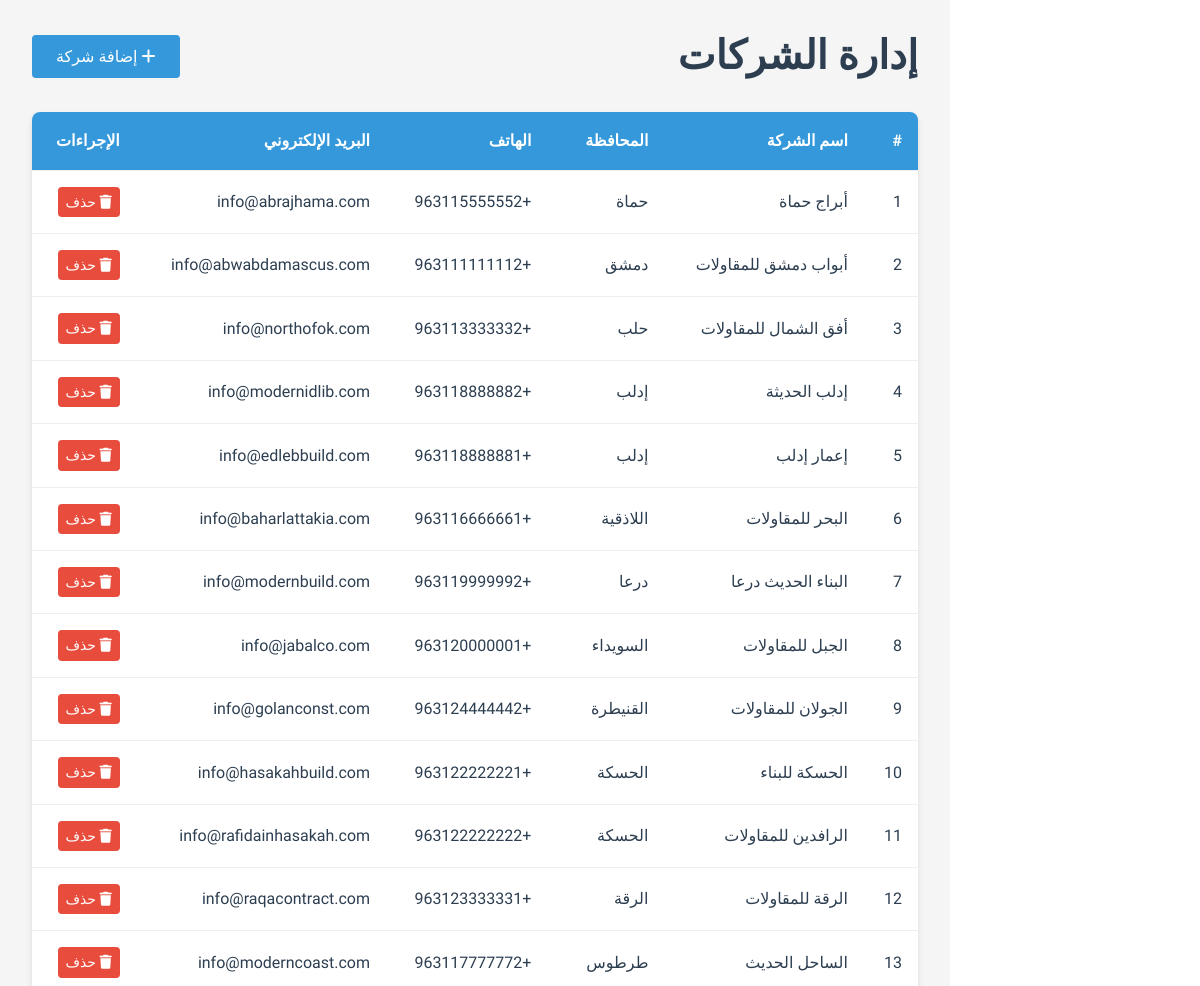
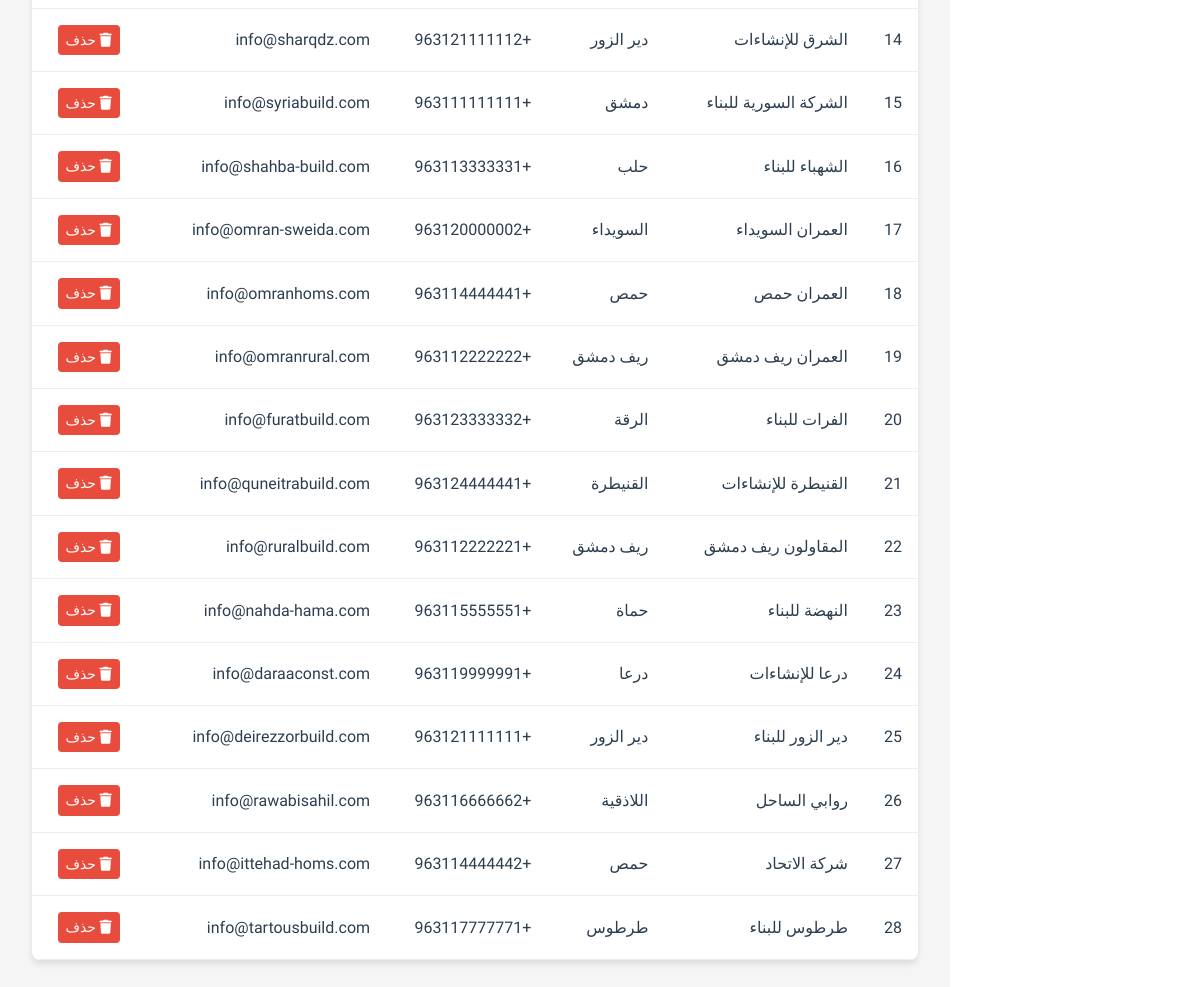
Screenshot of /admin/companies.php (signed in) with the database file from the repository (2 pictures, top to bottom).
### tables this page shows
CREATE TABLE `companies` (
  `id` int(11) NOT NULL,
  `name` varchar(200) NOT NULL,
  `province_id` int(11) DEFAULT NULL,
  `phone` varchar(20) DEFAULT NULL,
  `email` varchar(100) DEFAULT NULL,
  `address` text DEFAULT NULL,
  `created_at` timestamp NOT NULL DEFAULT current_timestamp()
);

CREATE TABLE `provinces` (
  `id` int(11) NOT NULL,
  `name` varchar(100) NOT NULL,
  `created_at` timestamp NOT NULL DEFAULT current_timestamp()
);

### admin/companies.php (the view, shortened to what this page needs)
<?php
require_once '../includes/config.php';
$companies = $pdo->query("
    SELECT c.*, p.name AS province_name
    FROM companies c
    LEFT JOIN provinces p ON c.province_id = p.id
    ORDER BY c.name ASC
")->fetchAll(PDO::FETCH_ASSOC);
?>
<!DOCTYPE html>
<html lang="ar" dir="rtl">
<head>
    <link rel="stylesheet" href="../css/style.css">
    <link rel="stylesheet" href="https://cdnjs.cloudflare.com/ajax/libs/font-awesome/6.4.0/css/all.min.css">
</head>
<body>
    <div class="admin-container" style="display: flex; min-height: 100vh;">
        <main class="admin-main" style="flex: 1; padding: 2rem; background: #f5f5f5;">
            <div class="admin-header" style="display: flex; justify-content: between; align-items: center; margin-bottom: 2rem;">
                <h1>إدارة الشركات</h1>
                <button class="btn btn-primary" onclick="openAddModal()">
                    <i class="fas fa-plus"></i> إضافة شركة
                </button>
            </div>
            <div class="admin-table-container">
                <table class="admin-table">
                    <thead>
                        <tr>
                            <th>#</th>
                            <th>اسم الشركة</th>
                            <th>المحافظة</th>
                            <th>الهاتف</th>
                            <th>البريد الإلكتروني</th>
                            <th>الإجراءات</th>
                        </tr>
                    </thead>
                    <tbody>
                        <?php foreach ($companies as $index => $company): ?>
                        <tr>
                            <td><?php echo $index + 1; ?></td>
                            <td><?php echo htmlspecialchars($company['name']); ?></td>
                            <td><?php echo htmlspecialchars($company['province_name']); ?></td>
                            <td><?php echo htmlspecialchars($company['phone']); ?></td>
                            <td><?php echo htmlspecialchars($company['email']); ?></td>
                            <td>
                                <a href="companies.php?action=delete&id=<?php echo $company['id']; ?>"
                                   class="btn btn-danger btn-sm"
                                   onclick="return confirm('هل أنت متأكد من حذف هذه الشركة؟')">
                                    <i class="fas fa-trash"></i> حذف
                                </a>
                            </td>
                        </tr>
                        <?php endforeach; ?>
                    </tbody>
                </table>
            </div>
        </main>
    </div>
</body>
</html>

### css/style.css (style rules this page uses)
:root { --primary-color: #2c3e50; --secondary-color: #3498db; --accent-color: #e74c3c; --light-color: #ecf0f1; --dark-color: #2c3e50; --success-color: #2ecc71; --warning-color: #f39c12; --danger-color: #e74c3c; --gray-color: #95a5a6; --white-color: #ffffff; --shadow: 0 4px 6px rgba(0, 0, 0, 0.1); --transition: all 0.3s ease; }
* { margin: 0; padding: 0; box-sizing: border-box; }
html { scroll-behavior: smooth; }
body { font-family: 'Tajawal', sans-serif; line-height: 1.6; color: var(--dark-color); background-color: var(--white-color); direction: rtl; }
h1, h2, h3, h4, h5, h6 { margin-bottom: 1rem; font-weight: 700; line-height: 1.2; }
h1 { font-size: 2.5rem; }
a { text-decoration: none; color: inherit; transition: var(--transition); }
.btn { display: inline-block; padding: 12px 24px; border: none; border-radius: 4px; font-family: 'Tajawal', sans-serif; font-size: 1rem; font-weight: 500; cursor: pointer; transition: var(--transition); text-align: center; }
.btn-primary { background-color: var(--secondary-color); color: var(--white-color); }
.btn-danger { background-color: var(--danger-color); color: var(--white-color); }
.admin-table-container { background: white; border-radius: 8px; box-shadow: var(--shadow); overflow: hidden; }
.admin-table { width: 100%; border-collapse: collapse; }
.admin-table th, .admin-table td { padding: 1rem; text-align: right; border-bottom: 1px solid #eee; }
.admin-table th { background: #f8f9fa; font-weight: 600; }
.btn-sm { padding: 0.25rem 0.5rem; font-size: 0.875rem; }
.admin-container { display: flex; min-height: 100vh; }
.admin-main { flex: 1; padding: 2rem; background: #f5f5f5; margin-right: 250px; }
.admin-header { display: flex; justify-content: space-between; align-items: center; margin-bottom: 2rem; }
.admin-header h1 { margin: 0; }
.admin-table th { background: var(--secondary-color); color: white; padding: 1rem; text-align: right; }
.admin-table td { padding: 1rem; border-bottom: 1px solid #eee; }

### rows the page displays
companies: name "أبراج حماة", province.name "حماة", phone "+963115555552", email "info@abrajhama.com"
companies: name "أبواب دمشق للمقاولات", province.name "دمشق", phone "+963111111112", email "info@abwabdamascus.com"
companies: name "أفق الشمال للمقاولات", province.name "حلب", phone "+963113333332", email "info@northofok.com"
companies: name "إدلب الحديثة", province.name "إدلب", phone "+963118888882", email "info@modernidlib.com"
companies: name "إعمار إدلب", province.name "إدلب", phone "+963118888881", email "info@edlebbuild.com"
companies: name "البحر للمقاولات", province.name "اللاذقية", phone "+963116666661", email "info@baharlattakia.com"
companies: name "البناء الحديث درعا", province.name "درعا", phone "+963119999992", email "info@modernbuild.com"
companies: name "الجبل للمقاولات", province.name "السويداء", phone "+963120000001", email "info@jabalco.com"
companies: name "الجولان للمقاولات", province.name "القنيطرة", phone "+963124444442", email "info@golanconst.com"
companies: name "الحسكة للبناء", province.name "الحسكة", phone "+963122222221", email "info@hasakahbuild.com"
companies: name "الرافدين للمقاولات", province.name "الحسكة", phone "+963122222222", email "info@rafidainhasakah.com"
companies: name "الرقة للمقاولات", province.name "الرقة", phone "+963123333331", email "info@raqacontract.com"
companies: name "الساحل الحديث", province.name "طرطوس", phone "+963117777772", email "info@moderncoast.com"
companies: name "الشرق للإنشاءات", province.name "دير الزور", phone "+963121111112", email "info@sharqdz.com"
companies: name "الشركة السورية للبناء", province.name "دمشق", phone "+963111111111", email "info@syriabuild.com"
companies: name "الشهباء للبناء", province.name "حلب", phone "+963113333331", email "info@shahba-build.com"
companies: name "العمران السويداء", province.name "السويداء", phone "+963120000002", email "info@omran-sweida.com"
companies: name "العمران حمص", province.name "حمص", phone "+963114444441", email "info@omranhoms.com"
companies: name "العمران ريف دمشق", province.name "ريف دمشق", phone "+963112222222", email "info@omranrural.com"
companies: name "الفرات للبناء", province.name "الرقة", phone "+963123333332", email "info@furatbuild.com"
companies: name "القنيطرة للإنشاءات", province.name "القنيطرة", phone "+963124444441", email "info@quneitrabuild.com"
companies: name "المقاولون ريف دمشق", province.name "ريف دمشق", phone "+963112222221", email "info@ruralbuild.com"
companies: name "النهضة للبناء", province.name "حماة", phone "+963115555551", email "info@nahda-hama.com"
companies: name "درعا للإنشاءات", province.name "درعا", phone "+963119999991", email "info@daraaconst.com"
companies: name "دير الزور للبناء", province.name "دير الزور", phone "+963121111111", email "info@deirezzorbuild.com"
companies: name "روابي الساحل", province.name "اللاذقية", phone "+963116666662", email "info@rawabisahil.com"
companies: name "شركة الاتحاد", province.name "حمص", phone "+963114444442", email "info@ittehad-homs.com"
companies: name "طرطوس للبناء", province.name "طرطوس", phone "+963117777771", email "info@tartousbuild.com"
